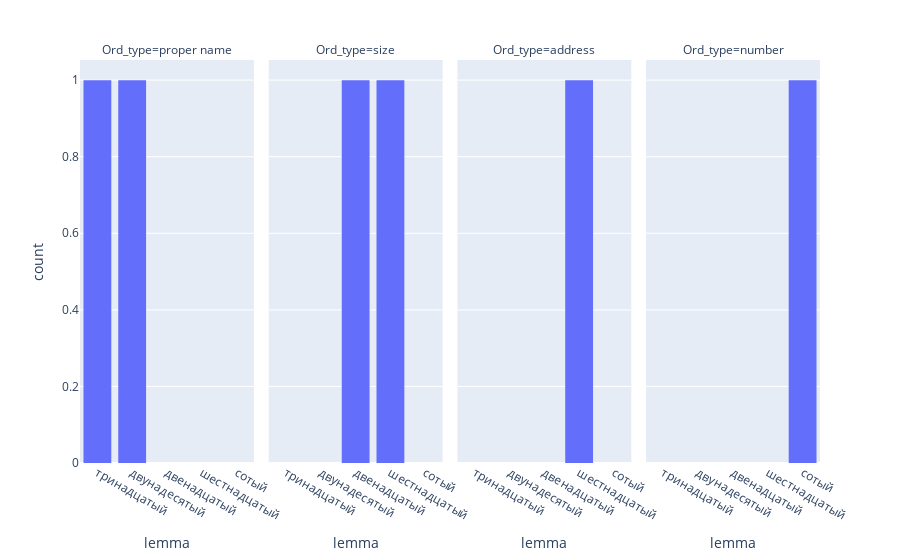

The notebook cell this image was saved under:
### Code cell
small_ordinals2b = small_ordinals2[small_ordinals['n'] > 10]
px.histogram(small_ordinals2b, x="lemma", facet_col="Ord_type", facet_col_wrap = 5)

### Figure 1 — Plotly figure (JSON) as saved in the notebook; plotly's stock layout.template omitted (floating-point values rounded to 4 significant figures)
{"data": [{"alignmentgroup": "True", "bingroup": "x", "hovertemplate": "Ord_type=proper name<br>lemma=%{x}<br>count=%{y}<extra></extra>", "legendgroup": "", "marker": {"color": "#636efa", "pattern": {"shape": ""}}, "name": "", "offsetgroup": "", "orientation": "v", "showlegend": false, "type": "histogram", "x": ["тринадцатый", "двунадесятый"], "xaxis": "x", "yaxis": "y"}, {"alignmentgroup": "True", "bingroup": "x", "hovertemplate": "Ord_type=size<br>lemma=%{x}<br>count=%{y}<extra></extra>", "legendgroup": "", "marker": {"color": "#636efa", "pattern": {"shape": ""}}, "name": "", "offsetgroup": "", "orientation": "v", "showlegend": false, "type": "histogram", "x": ["двенадцатый", "шестнадцатый"], "xaxis": "x2", "yaxis": "y2"}, {"alignmentgroup": "True", "bingroup": "x", "hovertemplate": "Ord_type=address<br>lemma=%{x}<br>count=%{y}<extra></extra>", "legendgroup": "", "marker": {"color": "#636efa", "pattern": {"shape": ""}}, "name": "", "offsetgroup": "", "orientation": "v", "showlegend": false, "type": "histogram", "x": ["шестнадцатый"], "xaxis": "x3", "yaxis": "y3"}, {"alignmentgroup": "True", "bingroup": "x", "hovertemplate": "Ord_type=number<br>lemma=%{x}<br>count=%{y}<extra></extra>", "legendgroup": "", "marker": {"color": "#636efa", "pattern": {"shape": ""}}, "name": "", "offsetgroup": "", "orientation": "v", "showlegend": false, "type": "histogram", "x": ["сотый"], "xaxis": "x4", "yaxis": "y4"}], "layout": {"annotations": [{"font": {}, "showarrow": false, "text": "Ord_type=proper name", "x": 0.1175, "xanchor": "center", "xref": "paper", "y": 1, "yanchor": "bottom", "yref": "paper"}, {"font": {}, "showarrow": false, "text": "Ord_type=size", "x": 0.3725, "xanchor": "center", "xref": "paper", "y": 1, "yanchor": "bottom", "yref": "paper"}, {"font": {}, "showarrow": false, "text": "Ord_type=address", "x": 0.6275, "xanchor": "center", "xref": "paper", "y": 1, "yanchor": "bottom", "yref": "paper"}, {"font": {}, "showarrow": false, "text": "Ord_type=number", "x": 0.8825, "xanchor": "center", "xref": "paper", "y": 1, "yanchor": "bottom", "yref": "paper"}], "barmode": "relative", "legend": {"tracegroupgap": 0}, "margin": {"t": 60}, "xaxis": {"anchor": "y", "domain": [0, 0.235], "title": {"text": "lemma"}}, "xaxis2": {"anchor": "y2", "domain": [0.255, 0.49], "matches": "x", "title": {"text": "lemma"}}, "xaxis3": {"anchor": "y3", "domain": [0.51, 0.745], "matches": "x", "title": {"text": "lemma"}}, "xaxis4": {"anchor": "y4", "domain": [0.765, 1.0], "matches": "x", "title": {"text": "lemma"}}, "yaxis": {"anchor": "x", "domain": [0, 1], "title": {"text": "count"}}, "yaxis2": {"anchor": "x2", "domain": [0, 1], "matches": "y", "showticklabels": false}, "yaxis3": {"anchor": "x3", "domain": [0, 1], "matches": "y", "showticklabels": false}, "yaxis4": {"anchor": "x4", "domain": [0, 1], "matches": "y", "showticklabels": false}}}
